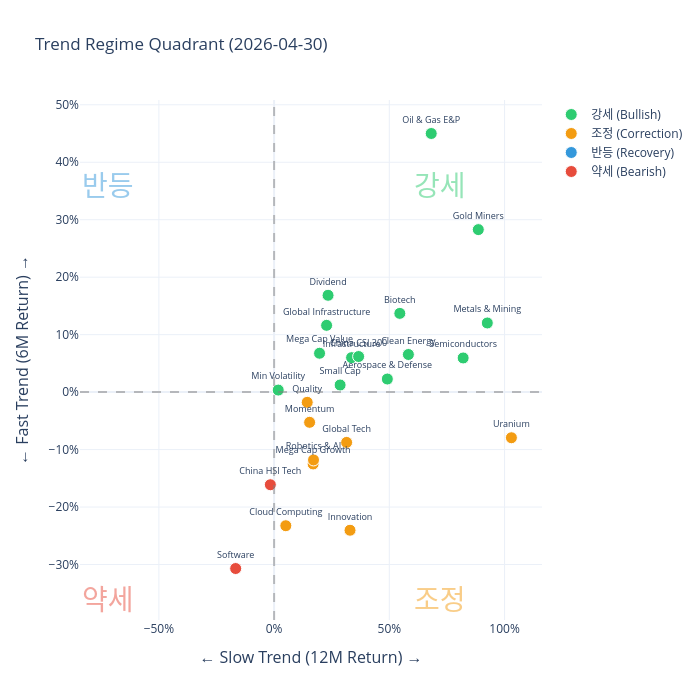

The code cell stored with this chart in its notebook:
### Code cell
# 사분면 산점도: X = Slow Trend, Y = Fast Trend
# 표준 사분면: 1(우상)=강세, 2(좌상)=반등, 3(좌하)=약세, 4(우하)=조정

TARGET_DATE = None  # 특정 날짜를 보려면 '2024-06-30' 등 입력, None이면 최신

if TARGET_DATE:
    target_ts = pd.Timestamp(TARGET_DATE)
    valid_dates = regime_df.index[regime_df.index <= target_ts]
    if len(valid_dates) == 0:
        raise ValueError(f'{TARGET_DATE} 이전 데이터가 없습니다.')
    plot_date = valid_dates[-1]
else:
    plot_date = regime_df.index[-1]

plot_regime = regime_df.loc[plot_date].dropna()
plot_fast = fast_ret.loc[plot_date].dropna()
plot_slow = slow_ret.loc[plot_date].dropna()

slow_label = f'Slow ({SLOW_WINDOW}M Return)'
fast_label = f'Fast ({FAST_WINDOW}M Return)'

scatter_data = pd.DataFrame({
    slow_label: plot_slow,
    fast_label: plot_fast,
    'Regime': plot_regime,
}).dropna()
scatter_data['Description'] = [TICKER_DESCRIPTIONS.get(t, t) for t in scatter_data.index]

fig = go.Figure()

# 모든 국면을 항상 범례에 표시
for regime_name, color in REGIME_COLORS.items():
    mask = scatter_data['Regime'] == regime_name
    subset = scatter_data[mask]
    fig.add_trace(go.Scatter(
        x=subset[slow_label] if len(subset) > 0 else [None],
        y=subset[fast_label] if len(subset) > 0 else [None],
        mode='markers+text',
        name=regime_name,
        text=subset['Description'] if len(subset) > 0 else [None],
        textposition='top center',
        textfont=dict(size=9),
        marker=dict(size=12, color=color, line=dict(width=1, color='white')),
        hovertemplate=f'%{{text}}<br>{SLOW_WINDOW}M: %{{x:.1%}}<br>{FAST_WINDOW}M: %{{y:.1%}}<extra></extra>',
    ))

# 축선
fig.add_hline(y=0, line_dash='dash', line_color='gray', opacity=0.5)
fig.add_vline(x=0, line_dash='dash', line_color='gray', opacity=0.5)

# 사분면 라벨
x_range = max(abs(scatter_data[slow_label].min()), abs(scatter_data[slow_label].max()))
y_range = max(abs(scatter_data[fast_label].min()), abs(scatter_data[fast_label].max()))

annotations = [
    dict(x=x_range*0.7,  y=y_range*0.8,  text='강세', font=dict(size=28, color='rgba(46,204,113,0.5)'), showarrow=False),
    dict(x=-x_range*0.7, y=y_range*0.8,  text='반등', font=dict(size=28, color='rgba(52,152,219,0.5)'), showarrow=False),
    dict(x=x_range*0.7,  y=-y_range*0.8, text='조정', font=dict(size=28, color='rgba(243,156,18,0.5)'), showarrow=False),
    dict(x=-x_range*0.7, y=-y_range*0.8, text='약세', font=dict(size=28, color='rgba(231,76,60,0.5)'), showarrow=False),
]

fig.update_layout(
    title=f'Trend Regime Quadrant ({plot_date.date()})',
    xaxis_title=f'← Slow Trend ({SLOW_WINDOW}M Return) →',
    yaxis_title=f'← Fast Trend ({FAST_WINDOW}M Return) →',
    xaxis=dict(tickformat='.0%', zeroline=True, title_font=dict(size=16)),
    yaxis=dict(tickformat='.0%', zeroline=True, title_font=dict(size=16)),
    annotations=annotations,
    template='plotly_white',
    height=700,
    width=700,
)
fig.show()
print(f'Date: {plot_date.date()}')

### Figure 1 — Plotly figure (JSON) as saved in the notebook; plotly's stock layout.template omitted (floating-point values rounded to 4 significant figures)
{"data": [{"hovertemplate": "%{text}<br>12M: %{x:.1%}<br>6M: %{y:.1%}<extra></extra>", "marker": {"color": "#2ecc71", "line": {"color": "white", "width": 1}, "size": 12}, "mode": "markers+text", "name": "강세 (Bullish)", "text": ["Semiconductors", "Aerospace & Defense", "Biotech", "Metals & Mining", "Oil & Gas E&P", "Infrastructure", "Mega Cap Value", "Small Cap", "Dividend", "Min Volatility", "Gold Miners", "China CSI 300", "Global Infrastructure", "Clean Energy"], "textfont": {"size": 9}, "textposition": "top center", "type": "scatter", "x": [0.8203, 0.4914, 0.5455, 0.9251, 0.6818, 0.3362, 0.1972, 0.2864, 0.2341, 0.01792, 0.8861, 0.3667, 0.2278, 0.5827], "y": [0.05943, 0.02278, 0.137, 0.1203, 0.45, 0.05994, 0.06764, 0.01236, 0.1684, 0.003514, 0.2828, 0.06191, 0.1162, 0.06545]}, {"hovertemplate": "%{text}<br>12M: %{x:.1%}<br>6M: %{y:.1%}<extra></extra>", "marker": {"color": "#f39c12", "line": {"color": "white", "width": 1}, "size": 12}, "mode": "markers+text", "name": "조정 (Correction)", "text": ["Innovation", "Mega Cap Growth", "Momentum", "Quality", "Uranium", "Global Tech", "Robotics & AI", "Cloud Computing"], "textfont": {"size": 9}, "textposition": "top center", "type": "scatter", "x": [0.3295, 0.1692, 0.154, 0.1437, 1.03, 0.3146, 0.1711, 0.05083], "y": [-0.2404, -0.125, -0.05257, -0.01778, -0.07943, -0.08752, -0.1181, -0.2325]}, {"hovertemplate": "%{text}<br>12M: %{x:.1%}<br>6M: %{y:.1%}<extra></extra>", "marker": {"color": "#3498db", "line": {"color": "white", "width": 1}, "size": 12}, "mode": "markers+text", "name": "반등 (Recovery)", "text": [null], "textfont": {"size": 9}, "textposition": "top center", "type": "scatter", "x": [null], "y": [null]}, {"hovertemplate": "%{text}<br>12M: %{x:.1%}<br>6M: %{y:.1%}<extra></extra>", "marker": {"color": "#e74c3c", "line": {"color": "white", "width": 1}, "size": 12}, "mode": "markers+text", "name": "약세 (Bearish)", "text": ["Software", "China HSI Tech"], "textfont": {"size": 9}, "textposition": "top center", "type": "scatter", "x": [-0.1668, -0.01635], "y": [-0.307, -0.1612]}], "layout": {"annotations": [{"font": {"color": "rgba(46,204,113,0.5)", "size": 28}, "showarrow": false, "text": "강세", "x": 0.7208, "y": 0.36}, {"font": {"color": "rgba(52,152,219,0.5)", "size": 28}, "showarrow": false, "text": "반등", "x": -0.7208, "y": 0.36}, {"font": {"color": "rgba(243,156,18,0.5)", "size": 28}, "showarrow": false, "text": "조정", "x": 0.7208, "y": -0.36}, {"font": {"color": "rgba(231,76,60,0.5)", "size": 28}, "showarrow": false, "text": "약세", "x": -0.7208, "y": -0.36}], "height": 700, "shapes": [{"line": {"color": "gray", "dash": "dash"}, "opacity": 0.5, "type": "line", "x0": 0, "x1": 1, "xref": "x domain", "y0": 0, "y1": 0, "yref": "y"}, {"line": {"color": "gray", "dash": "dash"}, "opacity": 0.5, "type": "line", "x0": 0, "x1": 0, "xref": "x", "y0": 0, "y1": 1, "yref": "y domain"}], "title": {"text": "Trend Regime Quadrant (2026-04-30)"}, "width": 700, "xaxis": {"tickformat": ".0%", "title": {"font": {"size": 16}, "text": "← Slow Trend (12M Return) →"}, "zeroline": true}, "yaxis": {"tickformat": ".0%", "title": {"font": {"size": 16}, "text": "← Fast Trend (6M Return) →"}, "zeroline": true}}}
